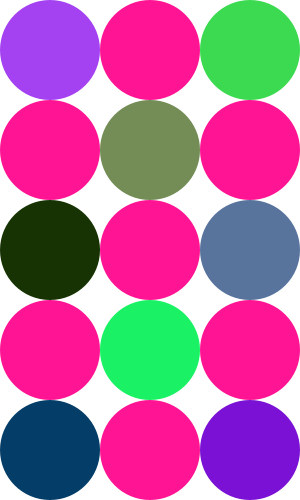
Frame 1 (no input)
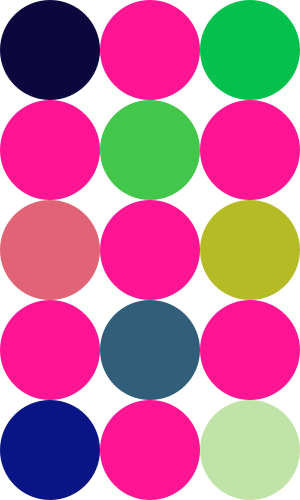
Frame 2 (the mouse pressed at the canvas centre, redrawn once)

The Processing sketch that drew these frames (run headless with seeded random() and noise(); the mouse was pressed at the canvas centre and the sketch redrawn once):

// Processing sketch: task3_grid_circle
// ── task3_grid_circle.pde
int cols = 3; //number of columns
int rows = 5; //number of rows
float circleSize = 100; //diameter of circle

//fiixed color is pink
color fixedColor = color(255, 20, 147); 

void setup() {
  size(300, 500);
  noStroke();
  noLoop();
}

void draw() {
  background(255); //white background
  
  
  for (int y = 0; y < rows; y++) {
    for (int x = 0; x < cols; x++) {
     float cx = x * circleSize + circleSize / 2;
     float cy = y * circleSize + circleSize / 2;

      
      if ((x + y) % 2 == 0) { //modulo to alternate between random and fixed color
        fill(random(255), random(255), random(255));
      } else {
        fill(fixedColor);
      }

      ellipse(cx, cy, circleSize, circleSize); //circle drawn
    }
  }
}
